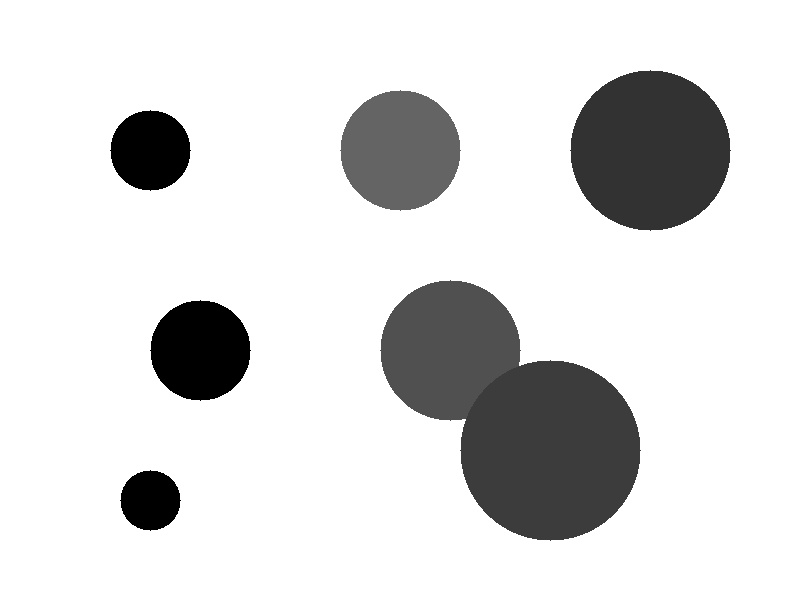
#> input picture example-image.jpg, 800 x 600 px
$ python blob_detection.py
#> lines starting #> are read from the running program, lines starting #| are printed output that depends on the picture
"""
SIFT Blob Detection Implementation
This script implements blob detection using OpenCV's SIFT (Scale-Invariant Feature Transform) algorithm.

Parts implemented:
1. Blob Detection - Initialize SIFT, detect keypoints, visualize results
2. Tuning Performance - Adjust thresholds to optimize detection
3. Descriptors - Compute and analyze SIFT descriptors
"""

import cv2
import numpy as np
import matplotlib.pyplot as plt
import os


def print_sift_parameters(sift):
    """
    Print the tunable parameters of the SIFT detector.
    """
    print("\n" + "="*70)
    print("SIFT DETECTOR PARAMETERS")
    print("="*70)

    # Get parameters using getDefaultName and descriptor methods
    print(f"Contrast Threshold: {sift.getContrastThreshold()}")
    print(f"  - Default: 0.04")
    print(f"  - Range: Typically 0.01 to 0.1")
    print(f"  - Purpose: Filters out low-contrast keypoints in semi-uniform regions")
    print()

    print(f"Edge Threshold: {sift.getEdgeThreshold()}")
    print(f"  - Default: 10")
    print(f"  - Range: Typically 5 to 20")
    print(f"  - Purpose: Eliminates edge responses (poorly localized features)")
    print()

    print(f"Number of Octave Layers: {sift.getNOctaveLayers()}")
    print(f"  - Default: 3")
    print(f"  - Range: 2 to 5")
    print(f"  - Purpose: Number of layers in each octave of the DoG pyramid")
    print()

    print(f"Sigma: {sift.getSigma()}")
    print(f"  - Default: 1.6")
    print(f"  - Range: 1.0 to 2.0")
    print(f"  - Purpose: Sigma of the Gaussian applied to the input image")
    print("="*70 + "\n")


def analyze_keypoints(keypoints):
    """
    Analyze and print information about detected keypoints.
    """
    print("\n" + "="*70)
    print("KEYPOINT ANALYSIS")
    print("="*70)
    print(f"Total keypoints detected: {len(keypoints)}")

    if len(keypoints) > 0:
        # Extract keypoint properties
        sizes = [kp.size for kp in keypoints]
        angles = [kp.angle for kp in keypoints]
        responses = [kp.response for kp in keypoints]

        print(f"\nSize (scale) statistics:")
        print(f"  - Min: {min(sizes):.2f}")
        print(f"  - Max: {max(sizes):.2f}")
        print(f"  - Mean: {np.mean(sizes):.2f}")
        print(f"  - Median: {np.median(sizes):.2f}")

        print(f"\nResponse (strength) statistics:")
        print(f"  - Min: {min(responses):.4f}")
        print(f"  - Max: {max(responses):.4f}")
        print(f"  - Mean: {np.mean(responses):.4f}")

        print(f"\nKeypoint attributes:")
        print(f"  - pt: (x, y) coordinates of the keypoint")
        print(f"  - size: diameter of the meaningful keypoint neighborhood")
        print(f"  - angle: computed orientation of the keypoint (-1 if not applicable)")
        print(f"  - response: response strength (used to rank keypoints)")
        print(f"  - octave: octave (pyramid layer) from which the keypoint was extracted")
        print(f"  - class_id: object class (if applicable)")

        # Sample keypoint details
        print(f"\nSample keypoint details (first 3):")
        for i, kp in enumerate(keypoints[:3]):
            print(f"  Keypoint {i+1}:")
            print(f"    - Position: ({kp.pt[0]:.2f}, {kp.pt[1]:.2f})")
            print(f"    - Size: {kp.size:.2f}")
            print(f"    - Angle: {kp.angle:.2f}°")
            print(f"    - Response: {kp.response:.4f}")
            print(f"    - Octave: {kp.octave}")

    print("="*70 + "\n")


def part1_blob_detection(image_path):
    """
    Part 1: Basic blob detection using SIFT.
    """
    print("\n" + "#"*70)
    print("# PART 1: BLOB DETECTION")
    print("#"*70)

    # Load the image
    image = cv2.imread(image_path)
    if image is None:
        raise FileNotFoundError(f"Image not found at {image_path}")

    gray = cv2.cvtColor(image, cv2.COLOR_BGR2GRAY)

    # Initialize SIFT detector
    sift = cv2.SIFT_create()

    # Print tunable parameters
    print_sift_parameters(sift)

    # Detect keypoints
    keypoints = sift.detect(gray, None)

    # Analyze keypoints
    analyze_keypoints(keypoints)

    # Visualize keypoints with size
    output_image = cv2.drawKeypoints(
        image,
        keypoints,
        None,
        flags=cv2.DRAW_MATCHES_FLAGS_DRAW_RICH_KEYPOINTS
    )

    # Save output
    output_path = 'output_part1_blob_detection.jpg'
    cv2.imwrite(output_path, output_image)
    print(f"Part 1 output saved as: {output_path}")

    return sift, keypoints


def part2_tuning_performance(image_path):
    """
    Part 2: Tune blob detection performance by adjusting thresholds.
    """
    print("\n" + "#"*70)
    print("# PART 2: TUNING BLOB DETECTION PERFORMANCE")
    print("#"*70)

    # Load the image
    image = cv2.imread(image_path)
    gray = cv2.cvtColor(image, cv2.COLOR_BGR2GRAY)

    # Test different contrast thresholds
    contrast_thresholds = [0.01, 0.04, 0.08]
    edge_thresholds = [5, 10, 15]

    results = []

    print("\nTesting different parameter combinations:\n")

    for contrast_thresh in contrast_thresholds:
        for edge_thresh in edge_thresholds:
            # Create SIFT detector with custom parameters
            sift = cv2.SIFT_create(
                contrastThreshold=contrast_thresh,
                edgeThreshold=edge_thresh
            )

            # Detect keypoints
            keypoints = sift.detect(gray, None)

            # Store results
            results.append({
                'contrast_threshold': contrast_thresh,
                'edge_threshold': edge_thresh,
                'num_keypoints': len(keypoints),
                'keypoints': keypoints
            })

            print(f"Contrast: {contrast_thresh:.3f}, Edge: {edge_thresh:2d} -> "
                  f"Keypoints: {len(keypoints)}")

    # Visualize best configurations
    print("\nGenerating visualizations for different configurations...\n")

    # Select a few interesting configurations to visualize
    configs_to_visualize = [
        (0.01, 10),  # Low contrast threshold (more keypoints)
        (0.04, 10),  # Default parameters
        (0.08, 10),  # High contrast threshold (fewer keypoints)
    ]

    for contrast_thresh, edge_thresh in configs_to_visualize:
        sift = cv2.SIFT_create(
            contrastThreshold=contrast_thresh,
            edgeThreshold=edge_thresh
        )
        keypoints = sift.detect(gray, None)

        output_image = cv2.drawKeypoints(
            image,
            keypoints,
            None,
            flags=cv2.DRAW_MATCHES_FLAGS_DRAW_RICH_KEYPOINTS
        )

        output_path = f'output_part2_contrast{contrast_thresh:.3f}_edge{edge_thresh}.jpg'
        cv2.imwrite(output_path, output_image)
        print(f"Saved: {output_path} ({len(keypoints)} keypoints)")

    # Find optimal configuration (most keypoints for our test image)
    best_result = max(results, key=lambda x: x['num_keypoints'])
    print(f"\nOptimal configuration for maximum keypoints:")
    print(f"  - Contrast Threshold: {best_result['contrast_threshold']:.3f}")
    print(f"  - Edge Threshold: {best_result['edge_threshold']}")
    print(f"  - Keypoints detected: {best_result['num_keypoints']}")

    return best_result


def part3_descriptors(image_path, keypoints):
    """
    Part 3: Compute and analyze SIFT descriptors.
    """
    print("\n" + "#"*70)
    print("# PART 3: DESCRIPTORS")
    print("#"*70)

    # Load the image
    image = cv2.imread(image_path)
    gray = cv2.cvtColor(image, cv2.COLOR_BGR2GRAY)

    # Initialize SIFT detector with optimal parameters
    sift = cv2.SIFT_create(contrastThreshold=0.01, edgeThreshold=10)

    # Compute descriptors
    keypoints, descriptors = sift.compute(gray, keypoints)

    print("\n" + "="*70)
    print("DESCRIPTOR ANALYSIS")
    print("="*70)

    if descriptors is not None:
        print(f"Number of keypoints with descriptors: {len(keypoints)}")
        print(f"Descriptor shape: {descriptors.shape}")
        print(f"  - Each descriptor is a {descriptors.shape[1]}-dimensional vector")
        print(f"  - Standard SIFT descriptor: 128 dimensions (4x4 grid, 8 orientations)")

        print(f"\nDescriptor statistics:")
        print(f"  - Min value: {descriptors.min():.4f}")
        print(f"  - Max value: {descriptors.max():.4f}")
        print(f"  - Mean value: {descriptors.mean():.4f}")
        print(f"  - Std dev: {descriptors.std():.4f}")

        print(f"\nSample descriptor (first keypoint):")
        print(f"  {descriptors[0][:16]}...")  # Show first 16 values

        print(f"\nDescriptor properties:")
        print(f"  - Rotation invariant: Uses dominant orientation of gradient")
        print(f"  - Scale invariant: Computed at the keypoint's detected scale")
        print(f"  - Robust to illumination: Normalized to unit length")
        print(f"  - Distinctive: High-dimensional representation of local appearance")
    else:
        print("No descriptors computed!")

    print("="*70 + "\n")

    return keypoints, descriptors


def main():
    """
    Main function to run all three parts of the blob detection assignment.
    """
    image_path = 'example-image.jpg'

    # Check if image exists
    if not os.path.exists(image_path):
        print(f"Error: {image_path} not found!")
        print("Please ensure the image file exists in the current directory.")
        return

    print("\n" + "="*70)
    print("SIFT BLOB DETECTION - Computer Vision Assignment")
    print("="*70)

    # Part 1: Blob Detection
    sift, keypoints = part1_blob_detection(image_path)
#> in part1_blob_detection, image is the input picture: shape (600, 800, 3); min 0, max 255, mean 218.8
#> in part1_blob_detection, `keypoints = sift.detect(gray, None)`: keypoints = 59 keypoints; strongest (x, y, size): (150, 150, 51.5), (200, 350, 63.7), (150, 500, 38.3), (650, 150, 99.9)
#| Total keypoints detected: 59
#> in analyze_keypoints, `sizes = [kp.size for kp in keypoints]`: sizes = 59 values, max 114.5 at index 53, min 3.62 at index 15, mean 36.09
#> in analyze_keypoints, `angles = [kp.angle for kp in keypoints]`: angles = 59 values, max 359.8 at index 23, min 17.36 at index 3, mean 189.1
#> in analyze_keypoints, `responses = [kp.response for kp in keypoints]`: responses = 59 values, max 0.168 at index 9, min 0.0376 at index 47, mean 0.0886
#|   - Min: 3.62
#|   - Max: 114.50
#|   - Mean: 36.09
#|   - Median: 10.32
#|   - Min: 0.0376
#|   - Max: 0.1684
#|   - Mean: 0.0886
#> the loop in analyze_keypoints, `for i, kp in enumerate(keypoints[:3]):` made 3 passes
#> kp on passes 1 to 3: keypoint at (112.9, 143.9), size 3.7, keypoint at (123, 506), size 3.8, keypoint at (143.9, 112.9), size 3.7
#> (printed output is left out)
#> in part1_blob_detection, `output_image = cv2.drawKeypoints( image, keypoints, None, flags=cv2.DR..`:
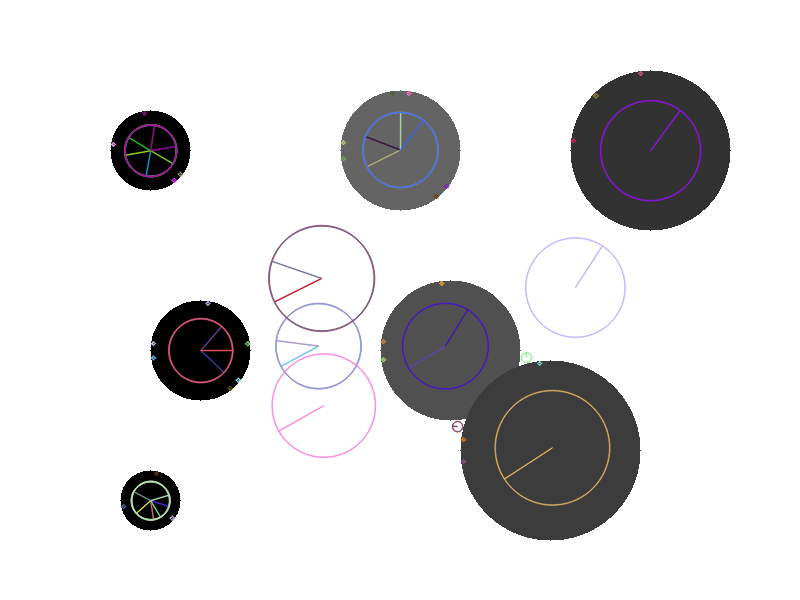
#> output_image: shape (600, 800, 3); mean B, G, R 219.4, 218.7, 219.3

    # Part 2: Tuning Performance
    best_result = part2_tuning_performance(image_path)
#> after the loop in part2_tuning_performance, `for contrast_thresh in contrast_thresholds:`: results = 9 items
#> the loop in part2_tuning_performance, `for contrast_thresh, edge_thresh in configs_to_visualize:` made 3 passes
#| Saved: output_part2_contrast0.010_edge10.jpg (61 keypoints)
#| Saved: output_part2_contrast0.040_edge10.jpg (59 keypoints)
#| Saved: output_part2_contrast0.080_edge10.jpg (59 keypoints)
#> pass 1, in part2_tuning_performance, `output_image = cv2.drawKeypoints( image, keypoints, None, flags=cv2.DR..`:
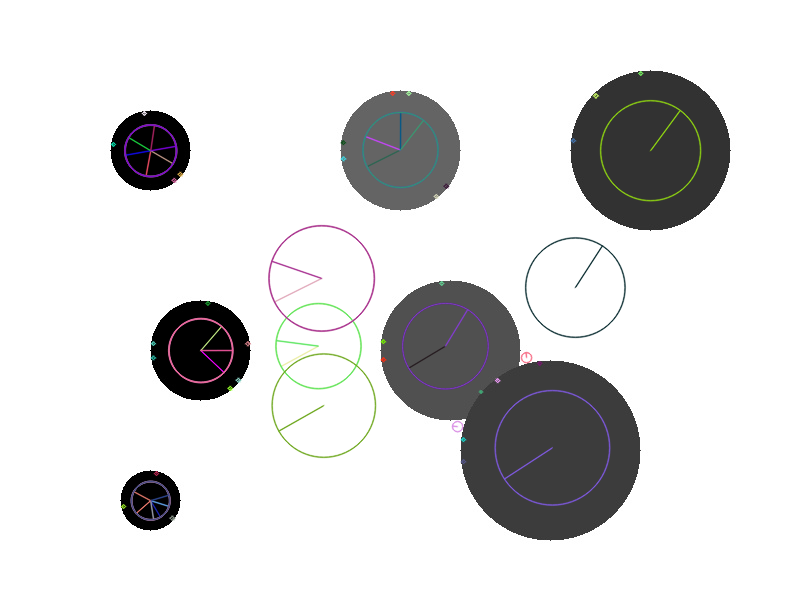
#> output_image: shape (600, 800, 3); mean B, G, R 218.9, 218.8, 218.9
#> pass 2, in part2_tuning_performance, `output_image = cv2.drawKeypoints( image, keypoints, None, flags=cv2.DR..`:
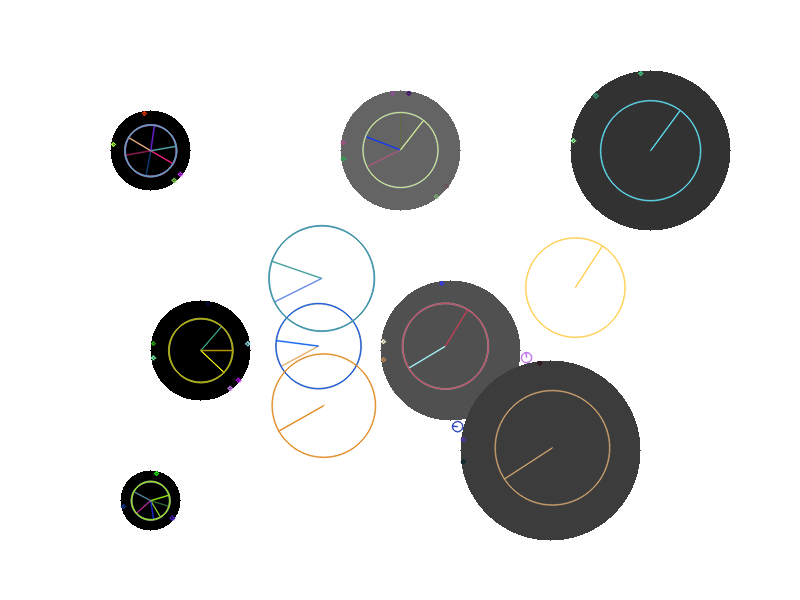
#> output_image: shape (600, 800, 3); mean B, G, R 219, 219.2, 219.2
#> pass 3, in part2_tuning_performance, `output_image = cv2.drawKeypoints( image, keypoints, None, flags=cv2.DR..`:
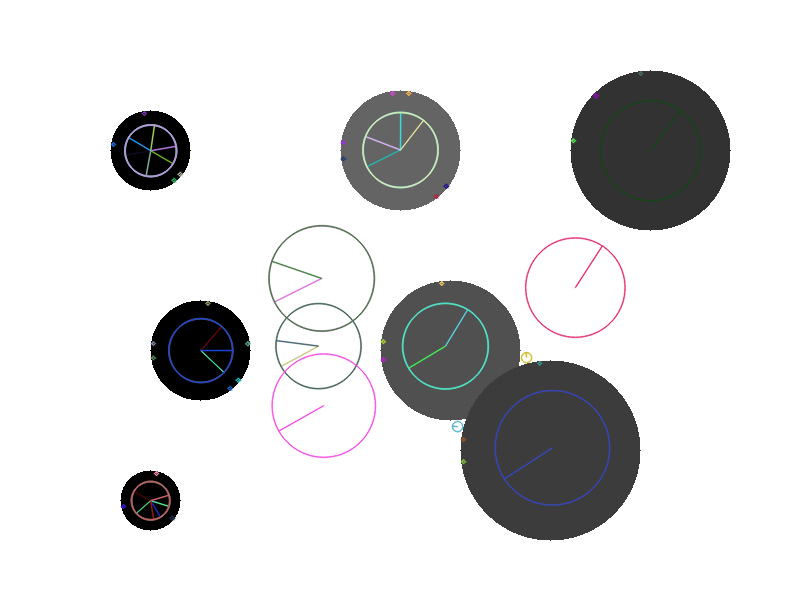
#> output_image: shape (600, 800, 3); mean B, G, R 219.1, 218.8, 218.8
#> in part2_tuning_performance, `best_result = max(results, key=lambda x: x['num_keypoints'])`: best_result = 4 items
#|   - Contrast Threshold: 0.010
#|   - Edge Threshold: 15
#|   - Keypoints detected: 95
#> best_result = 4 items

    # Part 3: Descriptors
    keypoints_with_desc, descriptors = part3_descriptors(
        image_path,
        best_result['keypoints']
    )
#> in part3_descriptors, `keypoints, descriptors = sift.compute(gray, keypoints)`: keypoints = 95 keypoints; strongest (x, y, size): (150, 150, 51.5), (200, 350, 63.7), (150, 500, 38.3), (650, 150, 99.9)
#| Number of keypoints with descriptors: 95
#| Descriptor shape: (95, 128)
#|   - Each descriptor is a 128-dimensional vector
#|   - Min value: 0.0000
#|   - Max value: 205.0000
#|   - Mean value: 18.9652
#|   - Std dev: 41.0788
#> (printed output is left out)
#> keypoints_with_desc has the same summary as keypoints in part3_descriptors

    print("\n" + "="*70)
    print("ANALYSIS COMPLETE")
    print("="*70)
    print("\nGenerated output files:")
    print("  - output_part1_blob_detection.jpg")
    print("  - output_part2_contrast0.010_edge10.jpg")
    print("  - output_part2_contrast0.040_edge10.jpg")
    print("  - output_part2_contrast0.080_edge10.jpg")
    print("\nPlease review these images and update README.md with your observations.")
    print("="*70 + "\n")


if __name__ == "__main__":
    main()
